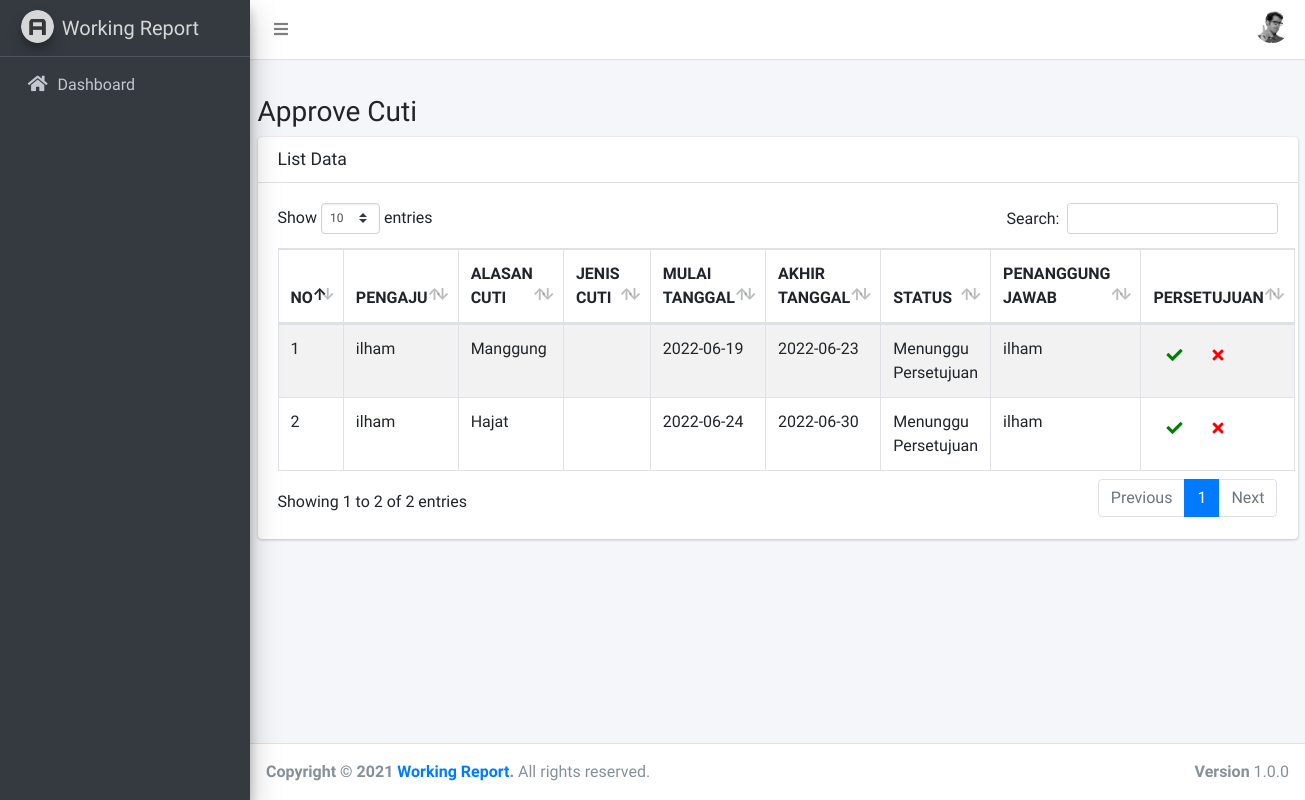
Before: /index.php/cuti/approval with the older database file.
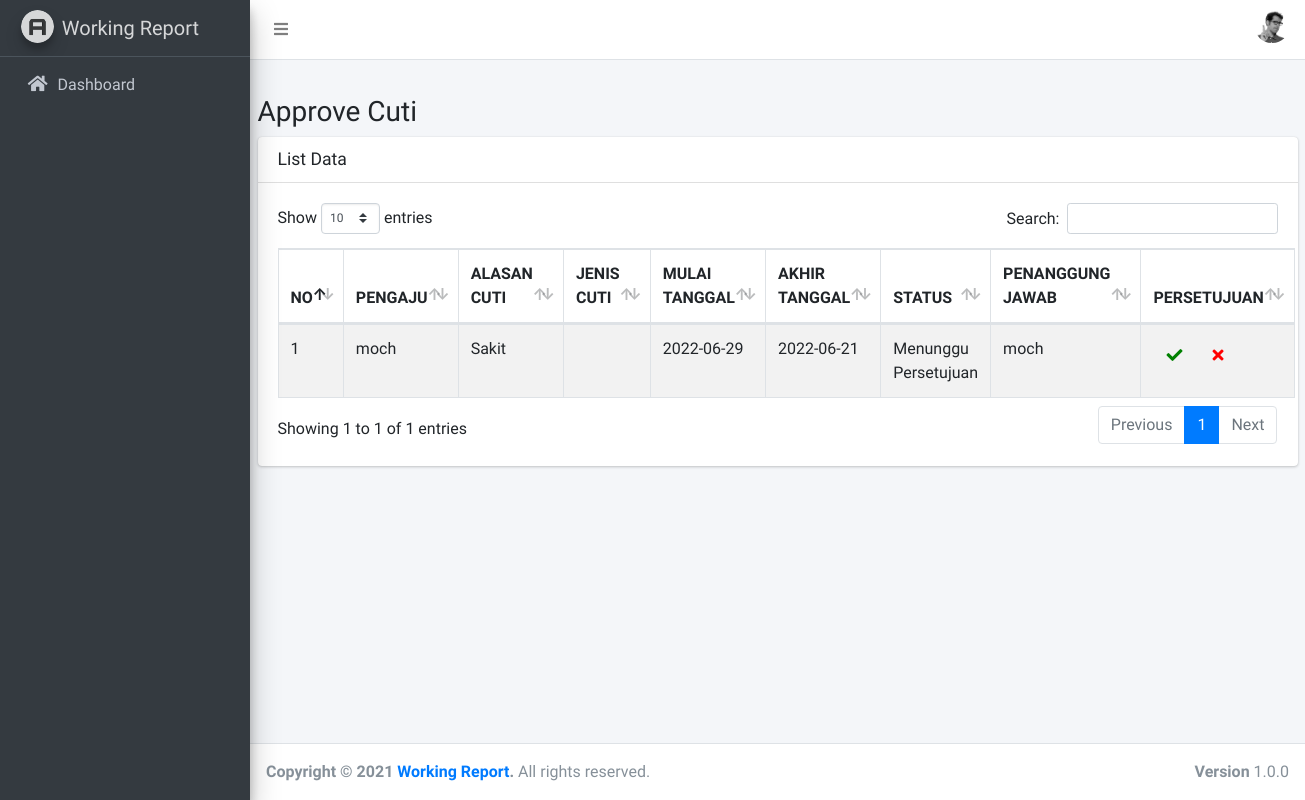
After: the same page with the newer database file.
### tables this page shows
CREATE TABLE `leave` (
  `id` int(11) NOT NULL,
  `user_id` int(11) DEFAULT NULL,
  `reason` text DEFAULT NULL,
  `jenis_cuti_id` int(11) DEFAULT NULL,
  `start_date` date DEFAULT NULL,
  `end_date` date DEFAULT NULL,
  `status` int(11) DEFAULT NULL,
  `responsible` int(11) DEFAULT NULL,
  `created_date` datetime DEFAULT NULL
);

CREATE TABLE `personal_data` (
  `id` int(11) NOT NULL,
  `user_id` int(11) DEFAULT NULL,
  `nik` varchar(20) DEFAULT NULL,
  `name` varchar(50) DEFAULT NULL,
  `birth_place` varchar(50) DEFAULT NULL,
  `birth_date` date DEFAULT NULL,
  `address` text DEFAULT NULL,
  `married_date` date DEFAULT NULL
);

### application/controllers/Cuti.php (called while the page is built, shortened)
<?php
class Cuti extends CI_Controller
{
    function __construct(){
		$this->load->model('M_cuti');
		$this->load->model('M_user');
		$this->load->library('form_validation');
	}
	public function approval()
    {
		$data['listcuti'] = $this->M_cuti->getByStatus(1);
        $data['content'] = 'cuti/v_approve_cuti';
        $this->load->view('v_template',$data);
    }
}

### index.php (called while the page is built, shortened)
<?php
require_once BASEPATH.'core/CodeIgniter.php';

### application/models/M_cuti.php (called while the page is built, shortened)
<?php
	class M_cuti extends CI_Model {
        private $_table = 'leave';
        private $_table3 = 'personal_data';
        private $_table4 = 'jenis_cuti';
        public function getByStatus($status){
            $this->db->select('leave.*, b.name, c.name pengaju, d.nama_cuti');
            $this->db->from($this->_table);
            $this->db->join($this->_table3. " b", 'b.user_id = leave.user_id');
            $this->db->join($this->_table3. " c", 'c.user_id = leave.user_id');
            $this->db->join($this->_table4. " d", 'd.id = leave.jenis_cuti_id');
            $this->db->where('leave.status', $status);
            $query = $this->db->get();
            return $query;
        }
	}
?>

### application/views/cuti/v_approve_cuti.php (the view, shortened to what this page needs)
<div class="col-sm-12">
    <div class="thumbnail">
        <div class="caption">
            <h3>
                Approve Cuti
            </h3>
        </div>
        <div class="card">
            <div class="card-header">
                <h3 class="card-title">List Data</h3>
            </div>
            <div class="card-body">
                <table id="example1" class="table table-bordered table-striped">
                    <thead>
                        <tr>
                            <th>NO</th>
                            <th>PENGAJU</th>
                            <th>ALASAN CUTI</th>
                            <th>JENIS CUTI</th>
                            <th>MULAI TANGGAL</th>
                            <th>AKHIR TANGGAL</th>
                            <th>STATUS</th>
                            <th>PENANGGUNG JAWAB</th>
                            <th>PERSETUJUAN</th>
                        </tr>
                    </thead>
                    <tbody>
                        <?php
                            $no = 1;
                            foreach($listcuti->result() as $rowcuti){
                        ?>
                            <tr>
                                <td><?=$no?></td>
                                <td><?=$rowcuti->pengaju;?></td>
                                <td><?=$rowcuti->reason;?></td>
                                <td><?=$rowcuti->jenis_cuti;?></td>
                                <td><?=$rowcuti->start_date;?></td>
                                <td><?=$rowcuti->end_date;?></td>
                                <td><?php
                                if($rowcuti->status == "1" ){
                                    echo "Menunggu Persetujuan";
                                }elseif($rowcuti->status == "2" ){
                                    echo "Disetujui";
                                }else{
                                    echo "Ditolak";
                                }
                                ?></td>
                                <td><?=$rowcuti->name;?></td>
                                <td>
                                    <a href="<?= base_url(); ?>cuti/approve/<?=$rowcuti->id?>"
                                    class="btn"
                                    >
                                    <i class="fa fa-check" style='color: green'></i>
                                    </a>
                                    <a href="<?= base_url(); ?>cuti/not_approve/<?=$rowcuti->id?>"
                                    class="btn"
                                    >
                                    <i class="fa fa-times" style='color: red'></i>
                                    </a>
                                </td>
                            </tr>
                        <?php
                                $no++;
                            }
                        ?>
                    </tbody>
                </table>
            </div>
        </div>
    </div>
</div>

Changed rows visible on the page:
no longer on this page (row edited): leave: personal_data.name "ilham", reason "Manggung", start_date "2022-06-19", end_date "2022-06-23", status "Menunggu Persetujuan"
no longer on this page (row edited): leave: personal_data.name "ilham", reason "Hajat", start_date "2022-06-24", end_date "2022-06-30", status "Menunggu Persetujuan"
added leave: personal_data.name "moch", reason "Sakit", start_date "2022-06-29", end_date "2022-06-21", status "Menunggu Persetujuan"
Other visible differences:
text written by a page script: "Show entries Search: Showing 1 to 2 of 2 entries Previous 1 Next" → "Show entries Search: Showing 1 to 1 of 1 entries Previous 1 Next"
